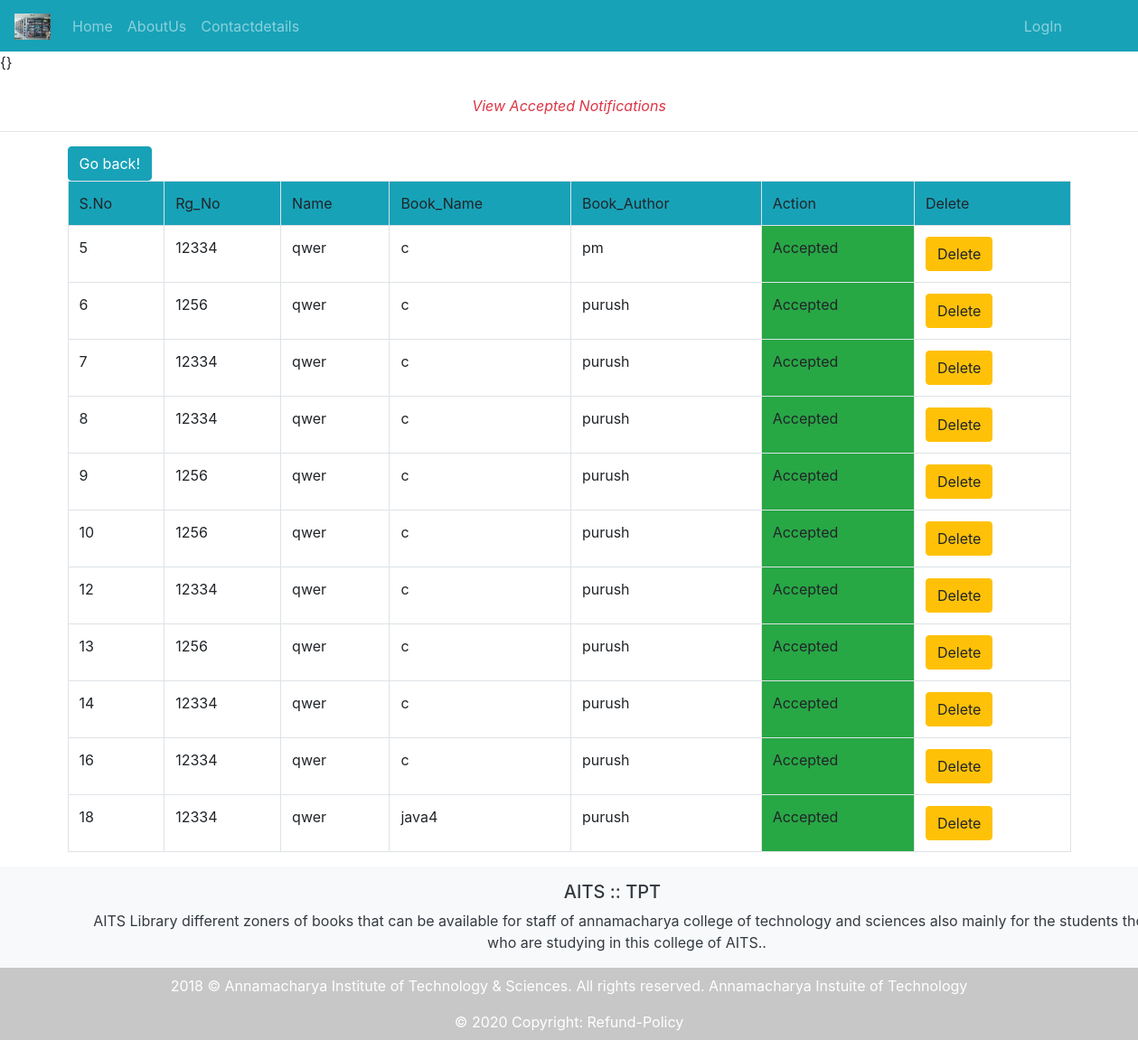
Page /accepting/ on the earlier database version.
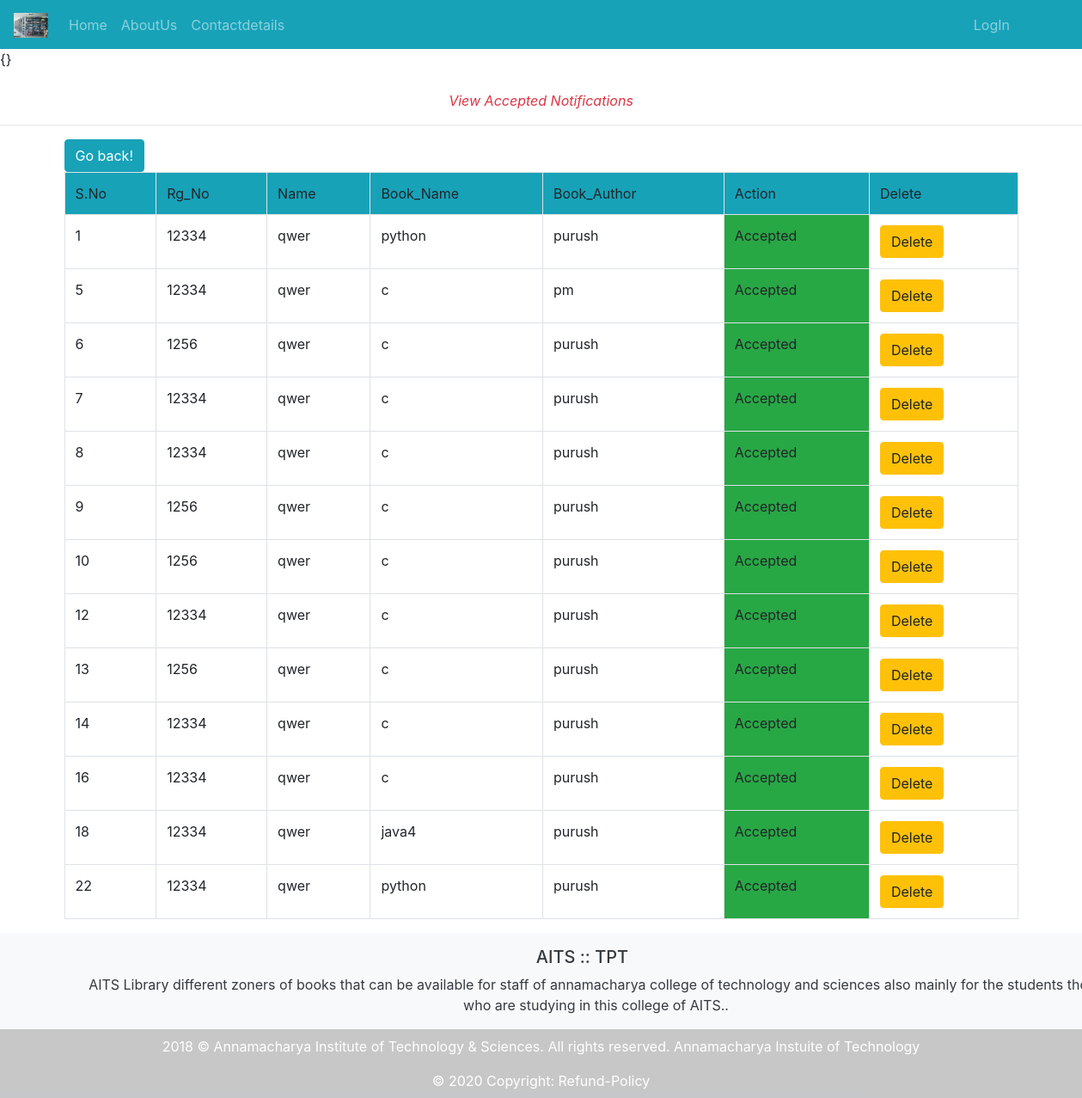
Same page on the later database version.
### NoteApp/models.py (models this page shows)
class st_admin_data(models.Model):
	Rg_No=models.CharField(max_length=120)
	Branch=models.CharField(max_length=120)
	Name=models.CharField(max_length=120)
	issue_status=models.IntegerField(default=0)
	Book_name=models.CharField(max_length=120)
	Book_author=models.CharField(max_length=120)
	Book_count=models.IntegerField(default=0)
	Issue_date=models.DateField(blank=True,null=True)
	Expire_date=models.DateField(blank=True,null=True)
	uid=models.ForeignKey(User,on_delete=models.CASCADE)

### NoteApp/views.py (the view)
# urls.py: path('accepting/',views.accepting,name="accepting"),
def accepting(req):
	pending2=st_admin_data.objects.all()
	data=Books_Avail.objects.filter()
	return render(req,'html/noti_acceptingdata.html',{'p':pending2})

### NoteApp/templates/html/noti_acceptingdata.html (shortened to what this page needs)
{% extends 'html/base.html' %}
{% load static %}
{% block content %}
<div class="text-center text-danger">
	<br>
	<span><i>View Accepted Notifications</i></span>
</div>
<hr>
<div class="container">
	<table class="table table-bordered">
		<input type="button" value="Go back!" onclick="history.back()" class="btn btn-info">
		<tr class="bg bg-info">
			<td>S.No</td>
			<td>Rg_No</td>
			<td>Name</td>
			<td>Book_Name</td>
			<td>Book_Author</td>
			<td>Action</td>
			<td>Delete</td>
		</tr>
		{% for i in p %}
		{% if i.issue_status is 1 %}
		<tr>
			<td>{{forloop.counter}}</td>
			<td>{{i.Rg_No}}</td>
			<td>{{i.Name}}</td>
			<td>{{i.Book_name}}</td>
			<td>{{i.Book_author}}</td>
			{% if i.issue_status is 1 %}
			<td class="bg-success">Accepted</td>
			{% endif %}
			<td><a class="confirm-delete btn btn-warning" href="{% url 'datadelete' i.id %}">Delete</a></td>
		</tr>
		{% endif %}
		{% endfor %}
	</table>
</div>
{% endblock %}

Differences in the rows shown:
now on this page (row edited): st_admin_data: Rg_No "12334", Name "qwer", Book_name "python", Book_author "purush", issue_status "Accepted"
added st_admin_data: Rg_No "12334", Name "qwer", Book_name "python", Book_author "purush", issue_status "Accepted"
